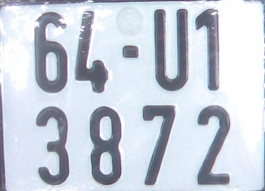
#> input picture test/1.jpg, 265 x 191 px
$ python -i preprocess.py   (imports and definitions only)
#> lines starting #> are read from the running program, lines starting #| are printed output that depends on the picture; after the words box and inside, x2 and y2 are one past the last pixel; in counts of white or black regions, pixels touching at a corner belong together
#> further down, picture is the input picture: shape (191, 265, 3); mean B, G, R 218.8, 207.4, 200.1
import cv2
import imutils

def preprocess(image):
    # Resize
    image = imutils.resize(image, width=300)
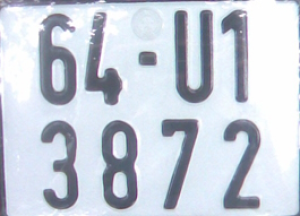
#> image: shape (216, 300, 3); mean of channels 0, 1, 2 218.7, 207.3, 200; drawn as B, G, R
    image = cv2.fastNlMeansDenoisingColored(image,None,10,10,7,21)

    # Grayscale
    gray = cv2.cvtColor(image, cv2.COLOR_BGR2GRAY)
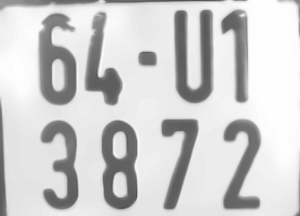
#> gray: shape (216, 300); min 79, max 254, mean 206.5

    # Contrast
    #contrast = cv2.equalizeHist(gray)

    # Bilateral filter
    #blurred = cv2.bilateralFilter(contrast, 11, 15, 15)

    # Threshold
    _, thresh = cv2.threshold(gray, 150, 255, cv2.THRESH_BINARY_INV)
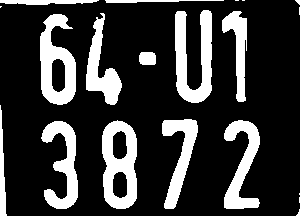
#> thresh: shape (216, 300); 22% white; 20 white regions (8 under 20 px), largest, box (x1, y1, x2, y2) and area: (175, 10, 212, 103) 2052, (102, 120, 137, 209) 2041, (40, 14, 76, 105) 1930
    kernel = cv2.getStructuringElement(cv2.MORPH_CROSS, (3,3))
    dilated = cv2.dilate(thresh,kernel,iterations = 1)
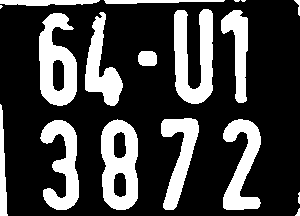
#> dilated: shape (216, 300); 26.2% white; 18 white regions (3 under 20 px), largest, box (x1, y1, x2, y2) and area: (174, 9, 213, 104) 2430, (101, 119, 138, 210) 2373, (39, 13, 77, 106) 2246
    # Invert
    # Canny
    #canny = cv2.Canny(clean, 120, 255, 1)
    cv2.imshow("Preprocessed Image", dilated)
    return dilated

>>> import cv2
>>> picture = cv2.imread('test/1.jpg')
>>> result = preprocess(picture)

$ run again, on test/2.jpg
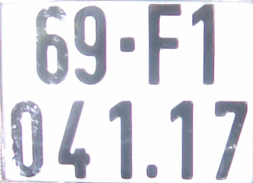
#> input picture test/2.jpg, 253 x 183 px
#> picture is the input picture: shape (183, 253, 3); mean B, G, R 228.5, 222.8, 222.5
#> in preprocess, `_, thresh = cv2.threshold(gray, 150, 255, cv2.THRESH_BINARY_INV)`:
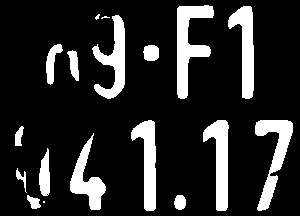
#> thresh: shape (216, 300); 16.4% white; 18 white regions (3 under 20 px), largest, box (x1, y1, x2, y2) and area: (177, 5, 214, 99) 1605, (255, 120, 293, 211) 1339, (203, 120, 229, 211) 1258
#> in preprocess, `dilated = cv2.dilate(thresh,kernel,iterations = 1)`:
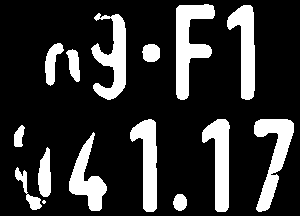
#> dilated: shape (216, 300); 19.8% white; 15 white regions (1 under 20 px), largest, box (x1, y1, x2, y2) and area: (176, 4, 215, 100) 1889, (254, 119, 294, 212) 1597, (91, 13, 126, 100) 1548

$ run again, on test/3.jpg
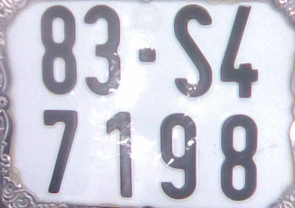
#> input picture test/3.jpg, 295 x 208 px
#> picture is the input picture: shape (208, 295, 3); mean B, G, R 212.2, 200.4, 200.5
#> in preprocess, `_, thresh = cv2.threshold(gray, 150, 255, cv2.THRESH_BINARY_INV)`:
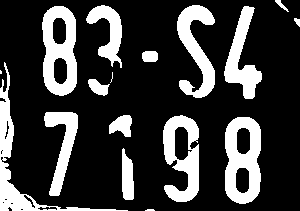
#> thresh: shape (211, 300); 23.5% white; 17 white regions (3 under 20 px), largest, box (x1, y1, x2, y2) and area: (225, 117, 261, 204) 2169, (42, 6, 77, 96) 2086, (0, 62, 128, 211) 1977
#> in preprocess, `dilated = cv2.dilate(thresh,kernel,iterations = 1)`:
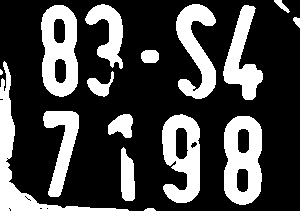
#> dilated: shape (211, 300); 27.9% white; 16 white regions (1 under 20 px), largest, box (x1, y1, x2, y2) and area: (224, 116, 262, 205) 2495, (41, 5, 78, 97) 2415, (0, 61, 129, 211) 2415

$ run again, on test/4.jpg
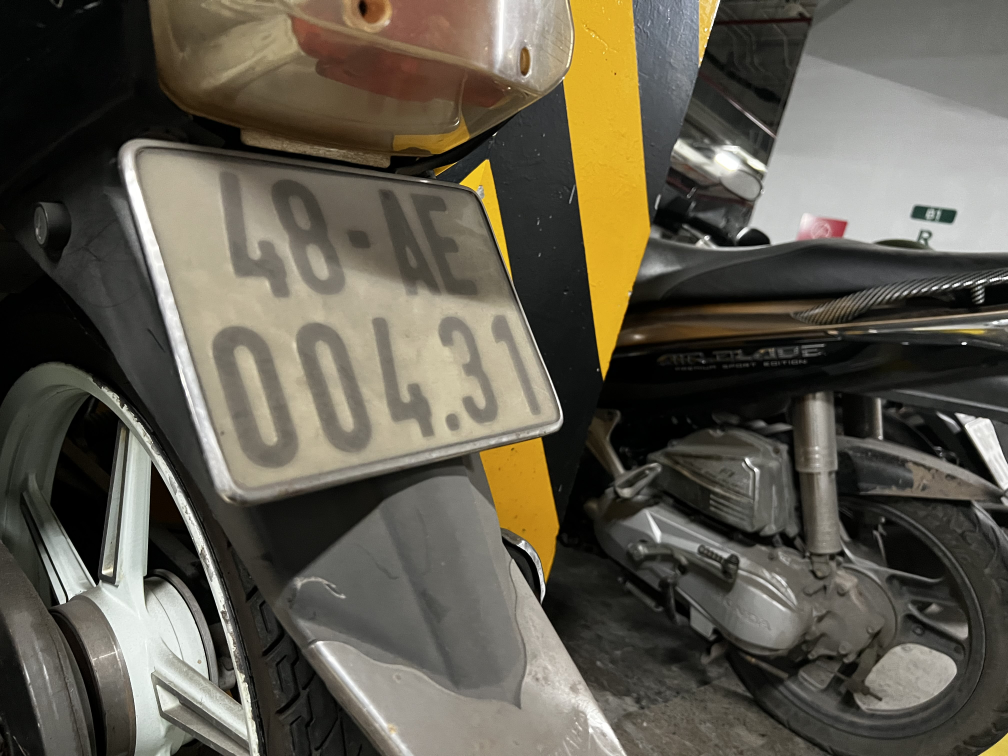
#> input picture test/4.jpg, 4032 x 3024 px (shown at 1/4 size)
#> picture is the input picture: shape (3024, 4032, 3); mean B, G, R 78.1, 90.7, 95.6
#> in preprocess, `_, thresh = cv2.threshold(gray, 150, 255, cv2.THRESH_BINARY_INV)`:
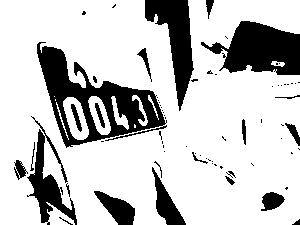
#> thresh: shape (225, 300); 77.6% white; 71 black regions (47 under 20 px), largest, box (x1, y1, x2, y2) and area: (37, 42, 167, 148) 4853, (201, 21, 300, 75) 3306, (145, 0, 194, 111) 2365
#> in preprocess, `dilated = cv2.dilate(thresh,kernel,iterations = 1)`:
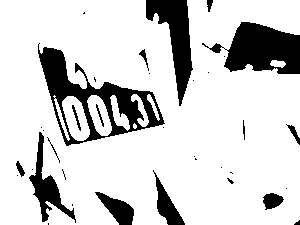
#> dilated: shape (225, 300); 82.2% white; 36 black regions (21 under 20 px), largest, box (x1, y1, x2, y2) and area: (38, 43, 165, 146) 3780, (202, 22, 300, 74) 2998, (146, 0, 193, 106) 2110
